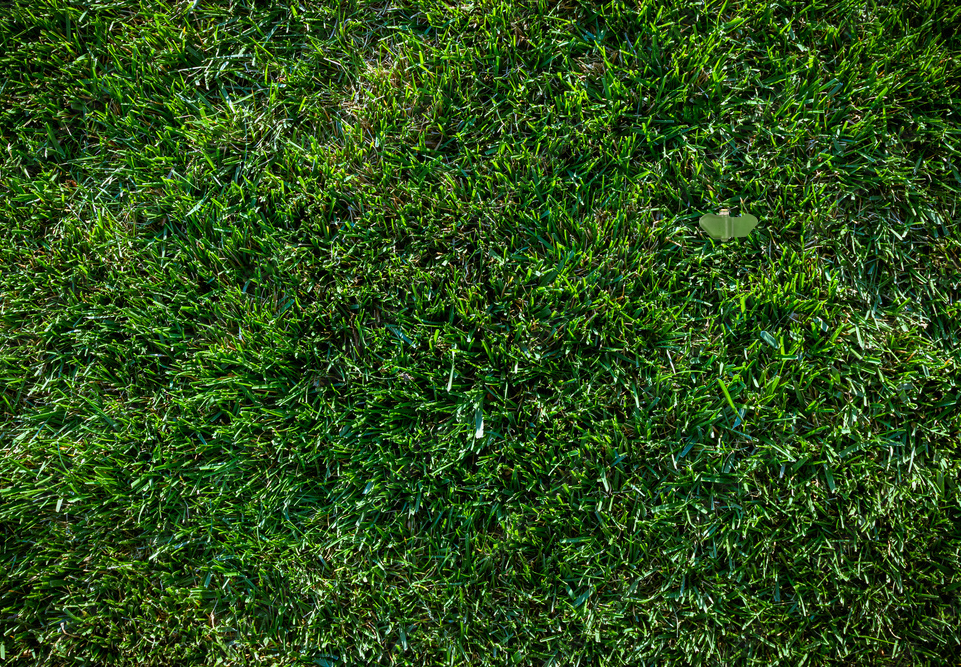
#> input picture vision/models/mine_detection/shape_detection/all_pictures/PFM1.png, 961 x 667 px, found by its file name
$ python sampleScan.py
#> lines starting #> are read from the running program, lines starting #| are printed output that depends on the picture; after the words box and inside, x2 and y2 are one past the last pixel; in counts of white or black regions, pixels touching at a corner belong together
import cv2
import numpy as np

filePath = "PFM1.png"
img = cv2.imread(filePath)
#> img is the input picture: shape (667, 961, 3); mean B, G, R 25.6, 78.2, 44.7

hsv = cv2.cvtColor(img, cv2.COLOR_BGR2HSV)
#> hsv: shape (667, 961, 3); mean H, S, V 52, 197.1, 78.8

upperBound = np.array([255, 170, 150])
lowerBound = np.array([20, 110, 110])

thresh = cv2.inRange(hsv, lowerBound, upperBound)
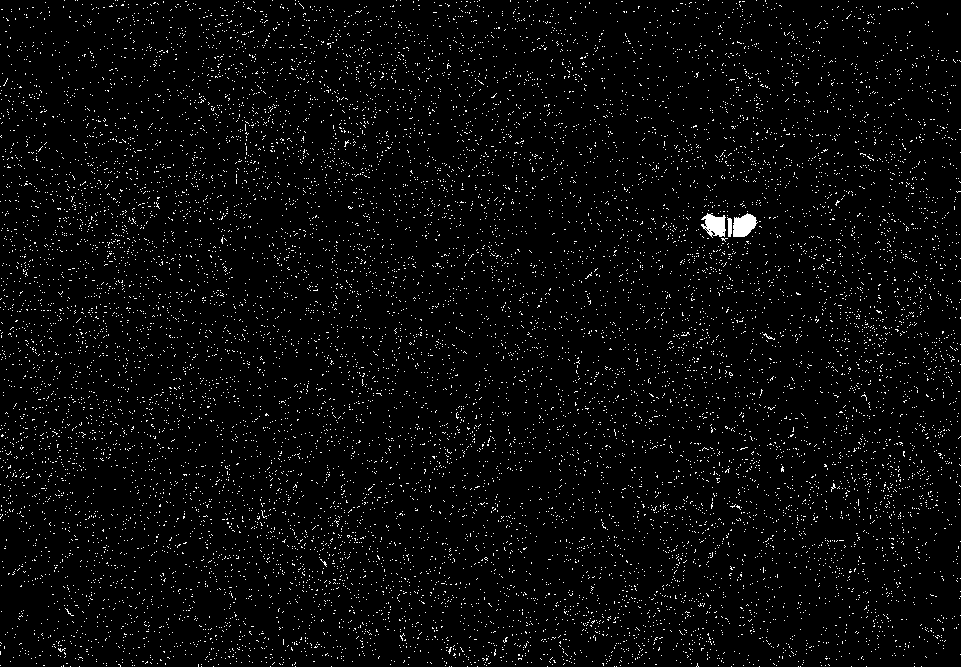
#> thresh: shape (667, 961); 3.3% white in thin lines or dots

thresh = cv2.medianBlur(thresh, 9)
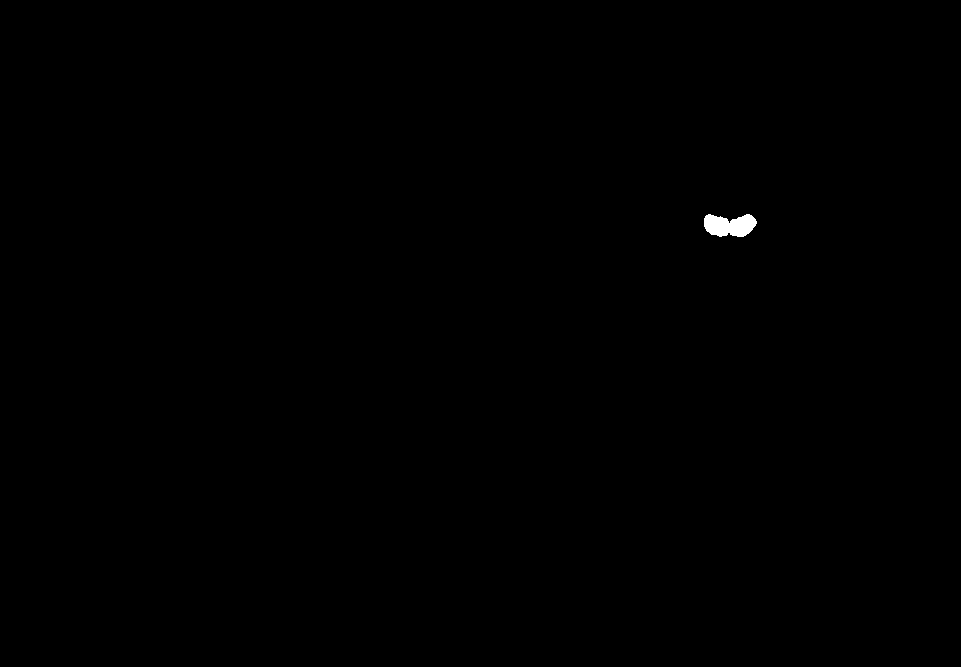
#> thresh: shape (667, 961); 0.14% white; 1 white region, box (x1, y1, x2, y2) and area: (704, 214, 757, 237) 911

cv2.imshow("hsv", hsv)
cv2.imshow("w/ threshold", thresh)
cv2.waitKey(0)
cv2.destroyAllWindows()

$ run again, with vision/models/mine_detection/shape_detection/all_pictures/reference_mine.jpg saved as vision/models/mine_detection/shape_detection/all_pictures/PFM1.png
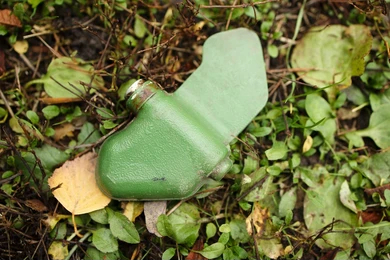
#> input picture vision/models/mine_detection/shape_detection/all_pictures/reference_mine.jpg, 390 x 260 px, found by its file name
#> img is the input picture: shape (260, 390, 3); mean B, G, R 63.5, 111.7, 108.7
#> hsv: shape (260, 390, 3); mean H, S, V 30.8, 140.3, 119.4
#> `thresh = cv2.inRange(hsv, lowerBound, upperBound)`:
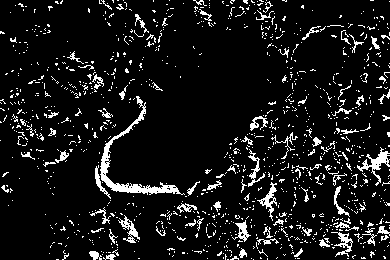
#> thresh: shape (260, 390); 9% white in thin lines or dots
#> `thresh = cv2.medianBlur(thresh, 9)`:
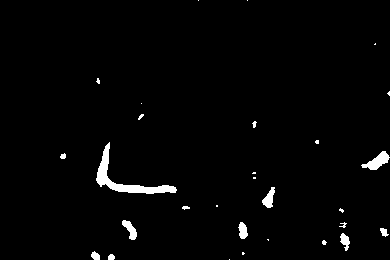
#> thresh: shape (260, 390); 1.9% white; 29 white regions (16 under 20 px), largest, box (x1, y1, x2, y2) and area: (96, 142, 177, 194) 839, (361, 151, 390, 170) 257, (262, 187, 275, 208) 151
